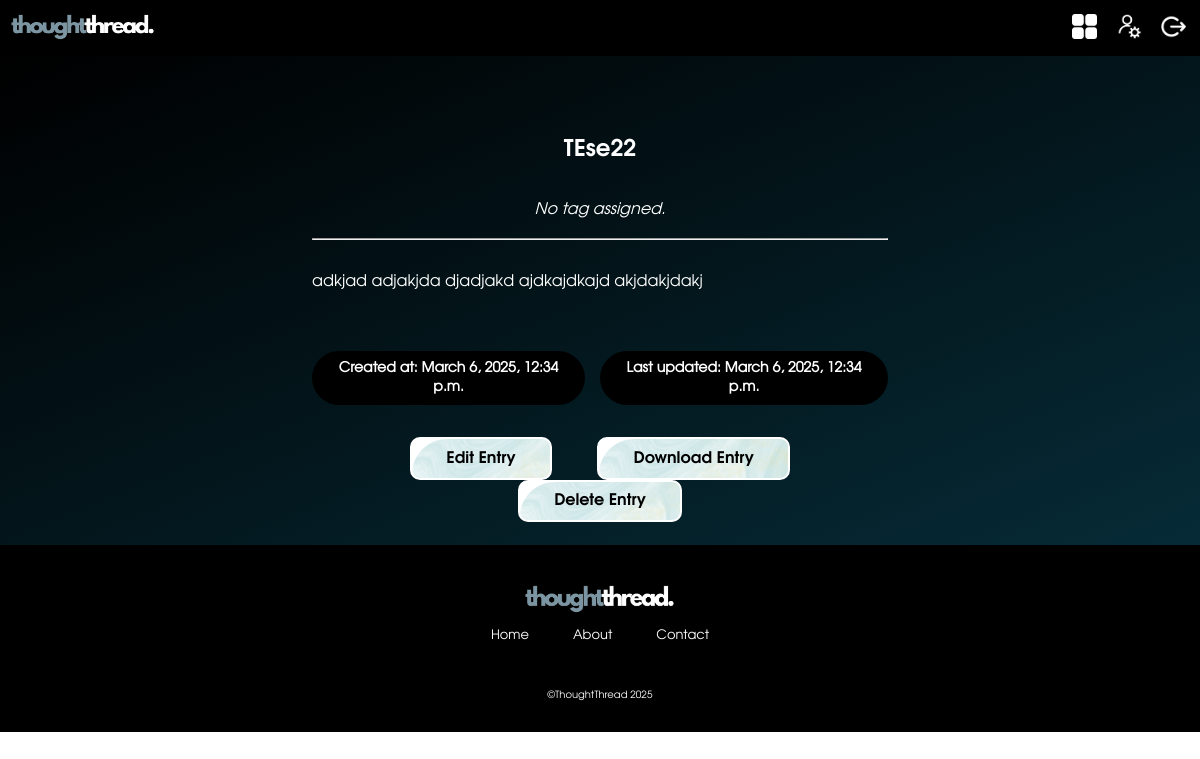
/journal/viewEntry/36/ (signed in), run on the app's committed database.
### journalApp/models.py (models this page shows, shortened)
class JournalEntry(models.Model):
    entry_id = models.AutoField(primary_key=True)
    user = models.ForeignKey(User, on_delete=models.CASCADE)
    title = models.CharField(max_length=255)
    content = models.TextField()
    created_at = models.DateTimeField(auto_now_add=True)
    updated_at = models.DateTimeField(auto_now=True)
    tag = models.ForeignKey(Tag, on_delete=models.SET_NULL, null=True, blank=True)

### journalApp/views.py (the view)
# urls.py: path('viewEntry/<int:entry_id>/', views.viewEntry, name='viewEntry'),
def viewEntry(request, entry_id):
    journal = JournalEntry.objects.get(pk=entry_id)
    params = {'journal': journal}
    return render(request, 'journalApp/viewJournalEntry.html', params)

### journalApp/templates/journalApp/viewJournalEntry.html (shortened to what this page needs)
{% load static %}
<!DOCTYPE html>
<html lang="en">
<head>
    <link rel="stylesheet" href="{% static 'css/style.css' %}">
</head>
<body>
    <header>
        <div id="header-logo">
            <a href="{% url 'index' %}">
                <img src="{% static 'images/logos/thoughtthread-logo-rect.png' %}" alt="thoughtthread." width="35%" class="blink-effect">
            </a>
        </div>
        <div id="header-nav">
            <nav>
                <a href="{% url 'index' %}"><button title="Dashboard">
                    <img src="{% static 'images/button-icons/dashboard.png' %}" alt="Dashboard">
                </button></a>
                <a href="{% url 'profSetting' %}"><button title="Settings">
                    <img src="{% static 'images/button-icons/profile.png' %}" alt="Profile Settings">
                </button></a>
                {% if user.is_authenticated %}
                <a href="{% url 'logOut' %}"><button title="Logout">
                    <img src="{% static 'images/button-icons/logout.png' %}" alt="Logout">
                </button></a>
                {% endif %}
            </nav>
        </div>
    </header>
    <main id="view-entry-page">
        <div id="view-journal-title">
            <h3>{{ journal.title }}</h3>
        </div>
        <div id="tagJournal">
            {% if journal.tag %}
            <span class="tag-pill">{{ journal.tag.name }}</span>
            </p>
            {% else %}
            <p><em>No tag assigned.</em></p>
            {% endif %}
        </div>
        <hr>
        <div id="view-journal-entry">
            <p>{{ journal.content|safe }}</p>
        </div>
        <br>
        <br>
        <div id="journal-dates">
            <span class="date-pill"><strong>Created at:</strong> {{ journal.created_at }}</span>
            <span class="date-pill"><strong>Last updated:</strong> {{ journal.updated_at }}</span>
        </div>
        <br>
        <div id="vep-buttons">
            <a href="{% url 'editEntry' journal.entry_id %}">
                <button>Edit Entry</button>
            </a>
            <a href="{% url 'downloadEntry' journal.entry_id %}">
                <button>Download Entry</button>
            </a>
            <a href="">
                <button>Delete Entry</button>
            </a>
        </div>
    </main>
    <footer>
        <div>
            <a href="{% url 'index' %}">
                <img src="{% static 'images/logos/thoughtthread-logo-rect.png' %}" alt="thoughtthread.">
            </a>
        </div>
        <div id="ftr-nav">
            <a href="{% url 'index' %}">Home</a>
            <a href="{% url 'aboutUs' %}">About</a>
            <a href="mailto:contact@thoughtthread.com">Contact</a>
        </div>
        <div id="ftr-cp">
            <a>&#169;ThoughtThread 2025</a>
        </div>
    </footer>
</body>
</html>

### journalApp/static/css/style.css (style rules this page uses)
* { margin: 0; padding: 0; box-sizing: border-box; overflow-x: hidden; }
header { top: 0; position: sticky; width: 100%; height: auto; padding: 0.5%; background-color: var(--primary_color); display: flex; }
header #header-logo { width: 35%; text-align: left; padding-top: 8px; padding-left: 5px; }
header #header-nav { width: 65%; text-align: right; }
header #header-nav button { outline: none; border: none; padding: 1%; background-color: var(--primary_color); cursor: pointer; }
header #header-nav img { max-width: 25px; max-height: 25px; border: none; }
footer { width: 100%; height: auto; padding: 30px 20px; padding-top: 40px; background-color: var(--primary_color); text-align: center; }
footer a { color: white; font-family: Evolventa; font-size: 10px; }
footer #ftr-nav a { font-size: 13px; text-decoration: none; padding: 0 20px; }
footer #ftr-cp { padding-top: 40px; color: white; }
footer img { width: 150px; height: auto; padding-bottom: 8px; }
#view-entry-page { padding: 5% 26%; background-image: linear-gradient(to bottom right, var(--primary_color), var(--secondary_color)); padding-bottom: 1%; font-family: Evolventa; }
#view-journal-title { color: white; font-family: EvolventaBold; font-size: larger; text-align: center; }
#view-entry-page p { padding: 3% 0; color: white; text-align: justify; }
#view-journal-entry p { padding: 0.3% 0; margin-top: 30px; }
#view-entry-page h3 { color: white; font-size: larger; padding: 3% 0; }
#vep-buttons { padding: 2% 0; text-align: center; }
#vep-buttons button { background-color: var(--tertiary_color); background-image: url('../images/backgrounds/prompt-bg.png'); color: var(--primary_color); padding: 1.5% 6%; border: 2px solid var(--tertiary_color); font-family: EvolventaBold; border-radius: 10px; }
#vep-buttons a { padding: 0 3.5%; text-decoration: none; }
button { padding: 10px 20px; border: none; background: var(--secondary_color); color: white; font-size: 16px; border-radius: 5px; cursor: pointer; }
.blink-effect { animation: blink 2s ease-in-out; }
#tagJournal { display: flex; justify-content: center; align-items: center; margin-top: 0px; }
#journal-dates { display: flex; justify-content: center; gap: 15px; margin-top: 15px; }
.date-pill { display: inline-block; background-color: var(--primary_color); color: var(--tertiary_color); font-size: 14px; font-weight: bold; padding: 8px 16px; border-radius: 30px; text-align: center; }

### data on the page
JournalEntry: title "TEse22", content "adkjad adjakjda djadjakd ajdkajdkajd akjdakjdakj", created_at "March 6, 2025, 12:34 p.m.", updated_at "March 6, 2025, 12:34 p.m."
